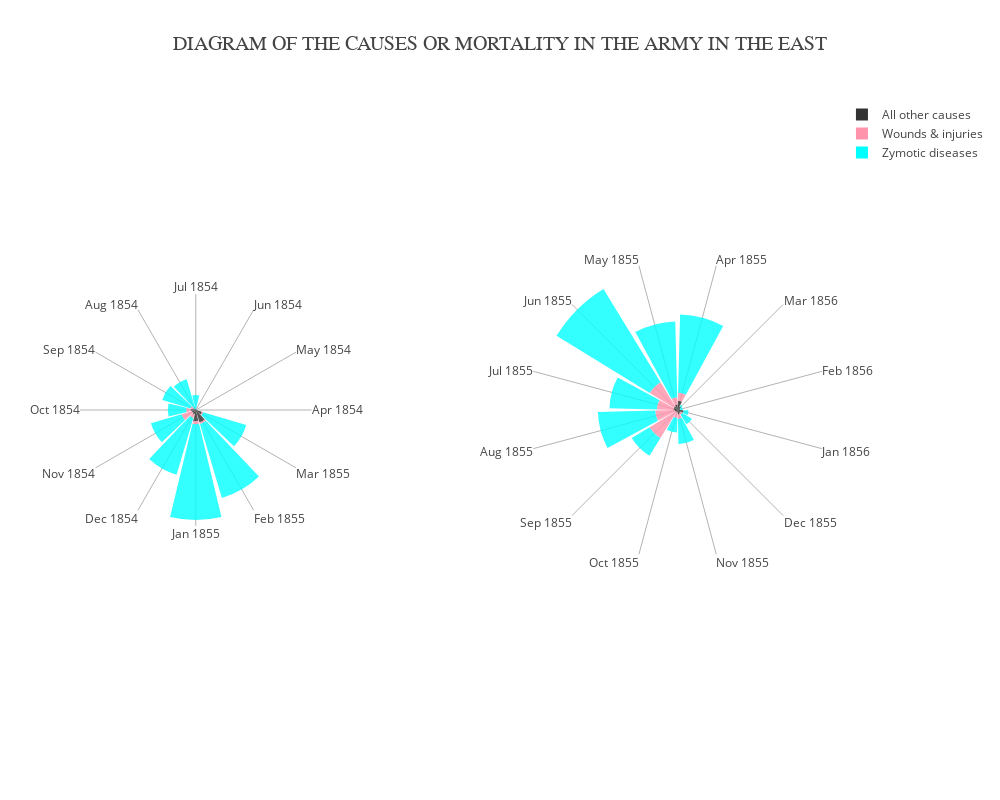

This figure's notebook cell:
### Code cell
trace1A = go.Barpolar(
    r = nightingale['All other causes.1'][0:12],
    theta = nightingale['Month'][0:12],
    marker = dict(
        color = '#333333', 
        opacity = 0.8
    ), 
    name = 'All other causes', 
    showlegend = True,
    subplot = 'polar1',
    text = nightingale['Month'][0:12]
)

trace1B = go.Barpolar(
    r = nightingale['Wounds & injuries.1'][0:12],
    theta = nightingale['Month'][0:12],
    marker = dict(
        color = '#ff93ac', 
        opacity = 0.8
    ), 
    name = 'Wounds & injuries', 
    showlegend = True,
    subplot = 'polar1'
)

trace1C = go.Barpolar(
    r = nightingale['Zymotic diseases.1'][0:12],
    theta = nightingale['Month'][0:12],
    marker = dict(
        color = 'aqua', 
        opacity = 0.8
    ), 
    name = 'Zymotic diseases', 
    showlegend = True,
    subplot = 'polar1',
    text = nightingale['Month'][0:12]
)

trace2A = go.Barpolar(
    r = nightingale['All other causes.1'][12:],
    theta = nightingale['Month'][12:],
    marker = dict(
        color = '#333333', 
        opacity = 0.8
    ), 
    name = 'All other causes', 
    showlegend = False,
    subplot = 'polar2'
)

trace2B = go.Barpolar(
    r = nightingale['Wounds & injuries.1'][12:],
    theta = nightingale['Month'][12:],
    marker = dict(
        color = '#ff93ac', 
        opacity = 0.8
    ), 
    name = 'Wounds & injuries', 
    showlegend = False,
    subplot = 'polar2'
)

trace2C = go.Barpolar(
    r = nightingale['Zymotic diseases.1'][12:],
    theta = nightingale['Month'][12:],
    marker = dict(
        color = 'aqua', 
        opacity = 0.8
    ), 
    name = 'Zymotic diseases', 
    showlegend = False,
    subplot = 'polar2'
)

data1 = [trace1A, trace1B, trace1C, trace2A, trace2B, trace2C]

layout = dict (
    polar1 = dict(
      domain = dict(
        x = [0, 0.31],
        y = [0, 1]
      ),
      radialaxis = dict(
          visible = False
      ),
      angularaxis = dict(
          showline = False,
          #showgrid = False,
          ticks = "",
        thetaunit = "radians"
      )
    ),
    
    polar2 = dict(
      domain = dict(
        x = [0.6, 1],
        y = [0, 1]
      ),
      radialaxis = dict(
          visible = False
      ),
      angularaxis = dict(
          showline = False,
          #showgrid = False,
          ticks = "",
          rotation = 75,
          direction = "counterclockwise",
        thetaunit = "radians"
      )
    ),
    width = 1000,
    height = 800,
    title = dict(
        text = 'DIAGRAM OF THE CAUSES OR MORTALITY IN THE ARMY IN THE EAST',
        font = dict(
            size = 20,
            family = "Droid Serif"
        ),
        xanchor = "center"
    )
)

fig = go.Figure(data=data1, layout=layout)
plot_url = py.iplot(fig, validate=False)

### Figure 1 — Plotly figure (JSON) as saved in the notebook; plotly's stock layout.template omitted (floating-point values rounded to 4 significant figures)
{"data": [{"marker": {"color": "#333333", "opacity": 0.8}, "name": "All other causes", "r": [7, 4.6, 2.5, 9.6, 11.9, 27.7, 50.1, 42.8, 48, 120, 140.1, 68.6], "showlegend": true, "subplot": "polar", "text": ["Apr 1854", "May 1854", "Jun 1854", "Jul 1854", "Aug 1854", "Sep 1854", "Oct 1854", "Nov 1854", "Dec 1854", "Jan 1855", "Feb 1855", "Mar 1855"], "theta": ["Apr 1854", "May 1854", "Jun 1854", "Jul 1854", "Aug 1854", "Sep 1854", "Oct 1854", "Nov 1854", "Dec 1854", "Jan 1855", "Feb 1855", "Mar 1855"], "type": "barpolar", "uid": "d9615368-c197-478f-92ac-d0bfd78ab903"}, {"marker": {"color": "#ff93ac", "opacity": 0.8}, "name": "Wounds & injuries", "r": [0, 0, 0, 0, 0.4, 32.1, 51.7, 115.8, 41.7, 30.7, 16.3, 12.8], "showlegend": true, "subplot": "polar", "theta": ["Apr 1854", "May 1854", "Jun 1854", "Jul 1854", "Aug 1854", "Sep 1854", "Oct 1854", "Nov 1854", "Dec 1854", "Jan 1855", "Feb 1855", "Mar 1855"], "type": "barpolar", "uid": "de151ba8-ce4d-4260-95bb-2584e08f5bb3"}, {"marker": {"color": "aqua", "opacity": 0.8}, "name": "Zymotic diseases", "r": [1.4, 6.2, 4.7, 150, 328.5, 312.2, 197, 340.6, 631.5, 1023.0, 822.8, 480.3], "showlegend": true, "subplot": "polar", "text": ["Apr 1854", "May 1854", "Jun 1854", "Jul 1854", "Aug 1854", "Sep 1854", "Oct 1854", "Nov 1854", "Dec 1854", "Jan 1855", "Feb 1855", "Mar 1855"], "theta": ["Apr 1854", "May 1854", "Jun 1854", "Jul 1854", "Aug 1854", "Sep 1854", "Oct 1854", "Nov 1854", "Dec 1854", "Jan 1855", "Feb 1855", "Mar 1855"], "type": "barpolar", "uid": "edda4d33-2672-480e-8579-d68c765bf6d7"}, {"marker": {"color": "#333333", "opacity": 0.8}, "name": "All other causes", "r": [21.2, 12.5, 9.6, 9.3, 6.7, 5, 4.6, 10.1, 7.8, 13, 5.2, 9.1], "showlegend": false, "subplot": "polar2", "theta": ["Apr 1855", "May 1855", "Jun 1855", "Jul 1855", "Aug 1855", "Sep 1855", "Oct 1855", "Nov 1855", "Dec 1855", "Jan 1856", "Feb 1856", "Mar 1856"], "type": "barpolar", "uid": "d46a314e-cfd3-4338-9299-014e0b0d2013"}, {"marker": {"color": "#ff93ac", "opacity": 0.8}, "name": "Wounds & injuries", "r": [17.9, 16.6, 64.5, 37.7, 44.1, 69.4, 13.6, 10.5, 5, 0.5, 0, 0], "showlegend": false, "subplot": "polar2", "theta": ["Apr 1855", "May 1855", "Jun 1855", "Jul 1855", "Aug 1855", "Sep 1855", "Oct 1855", "Nov 1855", "Dec 1855", "Jan 1856", "Feb 1856", "Mar 1856"], "type": "barpolar", "uid": "dc4f4c0e-544a-4423-b347-0fdd69116dde"}, {"marker": {"color": "aqua", "opacity": 0.8}, "name": "Zymotic diseases", "r": [177.5, 171.8, 247.6, 107.5, 129.9, 47.5, 32.8, 56.4, 25.3, 11.4, 6.6, 3.9], "showlegend": false, "subplot": "polar2", "theta": ["Apr 1855", "May 1855", "Jun 1855", "Jul 1855", "Aug 1855", "Sep 1855", "Oct 1855", "Nov 1855", "Dec 1855", "Jan 1856", "Feb 1856", "Mar 1856"], "type": "barpolar", "uid": "c0a2dc18-6c79-44ef-86d6-811d38c69ec1"}], "layout": {"height": 800, "polar": {"angularaxis": {"showline": false, "thetaunit": "radians", "ticks": ""}, "domain": {"x": [0, 0.31], "y": [0, 1]}, "radialaxis": {"visible": false}}, "polar2": {"angularaxis": {"direction": "counterclockwise", "rotation": 75, "showline": false, "thetaunit": "radians", "ticks": ""}, "domain": {"x": [0.6, 1], "y": [0, 1]}, "radialaxis": {"visible": false}}, "title": {"font": {"family": "Droid Serif", "size": 20}, "text": "DIAGRAM OF THE CAUSES OR MORTALITY IN THE ARMY IN THE EAST", "xanchor": "center"}, "width": 1000}}
